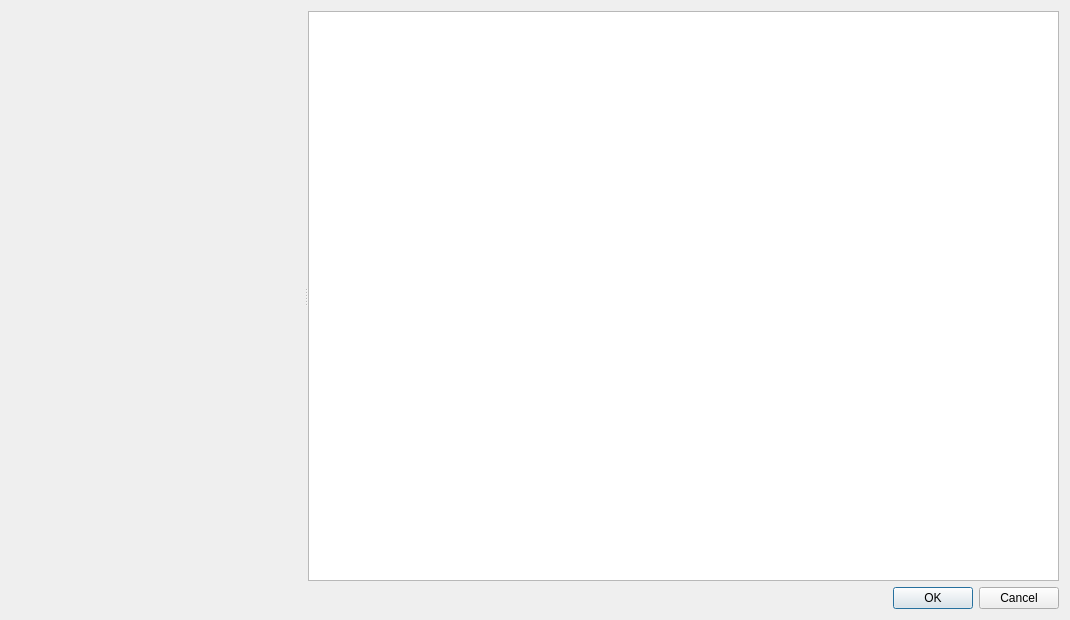
<?xml version="1.0" encoding="UTF-8"?>
<ui version="4.0">
 <class>ExportCSVDialog</class>
 <widget class="QDialog" name="ExportCSVDialog">
  <property name="geometry">
   <rect>
    <x>0</x>
    <y>0</y>
    <width>1070</width>
    <height>620</height>
   </rect>
  </property>
  <property name="windowTitle">
   <string>Dialog</string>
  </property>
  <layout class="QVBoxLayout" name="verticalLayout">
   <item>
    <widget class="QSplitter" name="splitter">
     <property name="orientation">
      <enum>Qt::Orientation::Horizontal</enum>
     </property>
     <widget class="DisplayedFieldsEdit" name="exportFields" native="true"/>
     <widget class="QTreeView" name="treeView">
      <property name="editTriggers">
       <set>QAbstractItemView::EditTrigger::NoEditTriggers</set>
      </property>
     </widget>
    </widget>
   </item>
   <item>
    <widget class="QDialogButtonBox" name="buttonBox">
     <property name="orientation">
      <enum>Qt::Orientation::Horizontal</enum>
     </property>
     <property name="standardButtons">
      <set>QDialogButtonBox::StandardButton::Cancel|QDialogButtonBox::StandardButton::Ok</set>
     </property>
    </widget>
   </item>
  </layout>
 </widget>
 <customwidgets>
  <customwidget>
   <class>DisplayedFieldsEdit</class>
   <extends>QWidget</extends>
   <header>ui/widgets/displayedfieldsedit.h</header>
   <container>1</container>
  </customwidget>
 </customwidgets>
 <resources/>
 <connections>
  <connection>
   <sender>buttonBox</sender>
   <signal>accepted()</signal>
   <receiver>ExportCSVDialog</receiver>
   <slot>accept()</slot>
   <hints>
    <hint type="sourcelabel">
     <x>248</x>
     <y>254</y>
    </hint>
    <hint type="destinationlabel">
     <x>157</x>
     <y>274</y>
    </hint>
   </hints>
  </connection>
  <connection>
   <sender>buttonBox</sender>
   <signal>rejected()</signal>
   <receiver>ExportCSVDialog</receiver>
   <slot>reject()</slot>
   <hints>
    <hint type="sourcelabel">
     <x>316</x>
     <y>260</y>
    </hint>
    <hint type="destinationlabel">
     <x>286</x>
     <y>274</y>
    </hint>
   </hints>
  </connection>
 </connections>
</ui>
